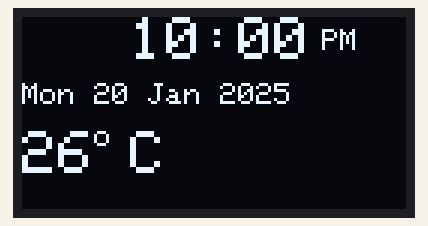
Bench run of a sketch on a simulated Arduino Uno, built with avr-gcc and run on an emulated ATmega328P. Shown: 128×64 one-colour display.

Above: at 0.3 s.
At 5.1 s:
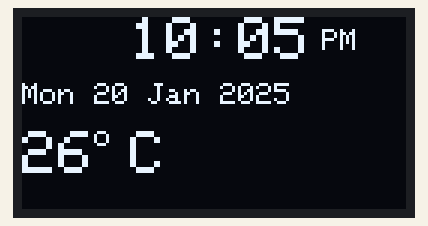
At 9.4 s:
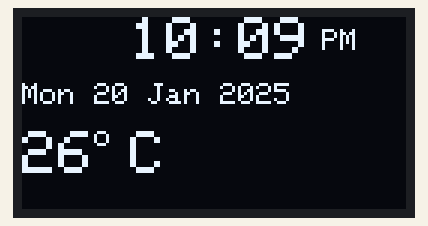
At 19.4 s:
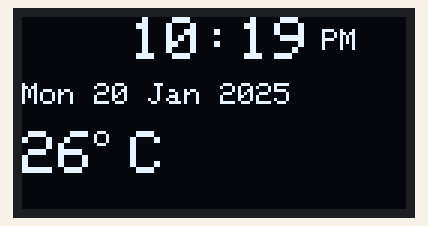
At 28.4 s:
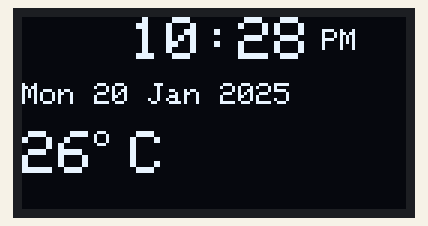
At 38.5 s:
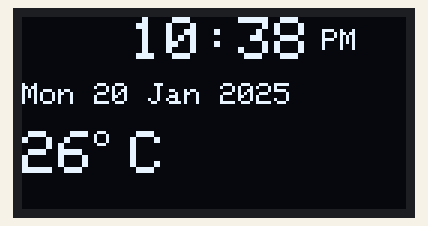

Measured:
- what the display in image 0 shows lasts 1.0 s, from 0.3 s to 1.3 s

The sketch:

CODE.ino
```cpp
#include <SPI.h>
#include <Wire.h>
#include <Adafruit_GFX.h>
#include <Adafruit_SH110X.h>

#define i2c_Address 0x3C      // same as your working Hello World
#define SCREEN_WIDTH 128
#define SCREEN_HEIGHT 64
#define OLED_RESET -1

// 128x64 SH1106
Adafruit_SH1106G display = Adafruit_SH1106G(SCREEN_WIDTH, SCREEN_HEIGHT, &Wire, OLED_RESET);

// Fake data for now (no WiFi/API yet)
String hourStr   = "10";
String minuteStr = "25";
String ampm      = "PM";
String weekDay   = "Mon";
int    day       = 20;
String month     = "Jan";
int    year      = 2025;
int    tempC     = 26;   // fake temperature

void setup() {
  Serial.begin(115200);
  delay(100);

  if (!display.begin(i2c_Address, true)) {   // true = internal charge pump
    Serial.println(F("SH110X allocation failed. Check wiring or I2C Address."));
    for (;;); // halt
  }

  // Clear anything old
  display.clearDisplay();
  display.display();
  delay(100);
}

void loop() {
  // For demo: just use millis() to fake changing minutes
  int m = (millis() / 1000) % 60;
  if (m < 10) minuteStr = "0" + String(m);
  else        minuteStr = String(m);

  // Draw the UI
  drawWeatherScreen();

  delay(500);
}

void drawWeatherScreen() {
  display.clearDisplay();

  // ===== TIME =====
  // Big HH:MM
  display.setTextColor(SH110X_WHITE);
  display.setTextSize(2);           // 2x size for time
  display.setCursor(0, 0);
  display.print("   ");
  display.print(hourStr);
  display.print(":");
  display.print(minuteStr);

  // AM/PM small at top-right
  display.setTextSize(1);
  display.setCursor(100, 4);
  display.print(ampm);

  // ===== DATE =====
  // Example: Mon, 20 Jan 2025
  display.setTextSize(1);
  display.setCursor(0, 22);
  display.print(weekDay);
  display.print(" ");
  display.print(day);
  display.print(" ");
  display.print(month);
  display.print(" ");
  display.print(year);

  // ===== TEMPERATURE =====
// Big temp at bottom-left
display.setTextSize(2);
display.setCursor(0, 38);
display.print(tempC);

// Save cursor position after printing the number
int16_t x = display.getCursorX();
int16_t y = display.getCursorY();

// Print the "C"
display.print(" C");

// Draw a small degree circle right before the "C"
display.drawCircle(x+2 , y + 2, 2, SH110X_WHITE);

  // (Optionally later we can draw small icons here)

  // Push buffer to the screen
  display.display();
}
```
